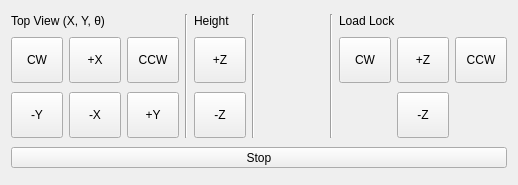
<?xml version="1.0" encoding="UTF-8"?>
<ui version="4.0">
 <class>REIXSSampleChamberButtonPanel</class>
 <widget class="QWidget" name="REIXSSampleChamberButtonPanel">
  <property name="geometry">
   <rect>
    <x>0</x>
    <y>0</y>
    <width>518</width>
    <height>185</height>
   </rect>
  </property>
  <property name="sizePolicy">
   <sizepolicy hsizetype="Preferred" vsizetype="Fixed">
    <horstretch>0</horstretch>
    <verstretch>0</verstretch>
   </sizepolicy>
  </property>
  <property name="windowTitle">
   <string>Form</string>
  </property>
  <layout class="QGridLayout" name="gridLayout">
   <item row="0" column="0" colspan="3">
    <widget class="QLabel" name="sampleLabel1">
     <property name="sizePolicy">
      <sizepolicy hsizetype="Preferred" vsizetype="Fixed">
       <horstretch>0</horstretch>
       <verstretch>0</verstretch>
      </sizepolicy>
     </property>
     <property name="text">
      <string>Top View (X, Y, θ)</string>
     </property>
    </widget>
   </item>
   <item row="0" column="3" rowspan="3">
    <widget class="Line" name="line">
     <property name="orientation">
      <enum>Qt::Vertical</enum>
     </property>
    </widget>
   </item>
   <item row="0" column="4">
    <widget class="QLabel" name="sampleLabel2">
     <property name="sizePolicy">
      <sizepolicy hsizetype="Preferred" vsizetype="Fixed">
       <horstretch>0</horstretch>
       <verstretch>0</verstretch>
      </sizepolicy>
     </property>
     <property name="text">
      <string>Height</string>
     </property>
    </widget>
   </item>
   <item row="0" column="5" rowspan="3">
    <widget class="Line" name="line2">
     <property name="orientation">
      <enum>Qt::Vertical</enum>
     </property>
    </widget>
   </item>
   <item row="0" column="7" rowspan="3">
    <widget class="Line" name="line2_2">
     <property name="orientation">
      <enum>Qt::Vertical</enum>
     </property>
    </widget>
   </item>
   <item row="0" column="8" colspan="3">
    <widget class="QLabel" name="loadLockLabel">
     <property name="sizePolicy">
      <sizepolicy hsizetype="Preferred" vsizetype="Fixed">
       <horstretch>0</horstretch>
       <verstretch>0</verstretch>
      </sizepolicy>
     </property>
     <property name="text">
      <string>Load Lock</string>
     </property>
    </widget>
   </item>
   <item row="1" column="0">
    <widget class="AMControlMoveButton" name="sampleCW">
     <property name="minimumSize">
      <size>
       <width>52</width>
       <height>46</height>
      </size>
     </property>
     <property name="maximumSize">
      <size>
       <width>52</width>
       <height>46</height>
      </size>
     </property>
     <property name="font">
      <font>
       <pointsize>9</pointsize>
      </font>
     </property>
     <property name="text">
      <string>CW</string>
     </property>
     <property name="icon">
      <iconset resource="../../icons/icons.qrc">
       <normaloff>:/22x22/arrow-CW.png</normaloff>:/22x22/arrow-CW.png</iconset>
     </property>
     <property name="iconSize">
      <size>
       <width>22</width>
       <height>22</height>
      </size>
     </property>
     <property name="toolButtonStyle">
      <enum>Qt::ToolButtonTextUnderIcon</enum>
     </property>
    </widget>
   </item>
   <item row="1" column="1">
    <widget class="AMControlMoveButton" name="sampleXup">
     <property name="minimumSize">
      <size>
       <width>52</width>
       <height>46</height>
      </size>
     </property>
     <property name="maximumSize">
      <size>
       <width>52</width>
       <height>46</height>
      </size>
     </property>
     <property name="font">
      <font>
       <pointsize>9</pointsize>
      </font>
     </property>
     <property name="text">
      <string>+X</string>
     </property>
     <property name="icon">
      <iconset resource="../../icons/icons.qrc">
       <normaloff>:/22x22/go-up-dark.png</normaloff>:/22x22/go-up-dark.png</iconset>
     </property>
     <property name="iconSize">
      <size>
       <width>22</width>
       <height>22</height>
      </size>
     </property>
     <property name="toolButtonStyle">
      <enum>Qt::ToolButtonTextUnderIcon</enum>
     </property>
    </widget>
   </item>
   <item row="1" column="2">
    <widget class="AMControlMoveButton" name="sampleCCW">
     <property name="minimumSize">
      <size>
       <width>52</width>
       <height>46</height>
      </size>
     </property>
     <property name="maximumSize">
      <size>
       <width>52</width>
       <height>46</height>
      </size>
     </property>
     <property name="font">
      <font>
       <pointsize>9</pointsize>
      </font>
     </property>
     <property name="text">
      <string>CCW</string>
     </property>
     <property name="icon">
      <iconset resource="../../icons/icons.qrc">
       <normaloff>:/22x22/arrow-CCW.png</normaloff>:/22x22/arrow-CCW.png</iconset>
     </property>
     <property name="iconSize">
      <size>
       <width>22</width>
       <height>22</height>
      </size>
     </property>
     <property name="toolButtonStyle">
      <enum>Qt::ToolButtonTextUnderIcon</enum>
     </property>
    </widget>
   </item>
   <item row="1" column="4">
    <widget class="AMControlMoveButton" name="sampleZup">
     <property name="minimumSize">
      <size>
       <width>52</width>
       <height>46</height>
      </size>
     </property>
     <property name="maximumSize">
      <size>
       <width>52</width>
       <height>46</height>
      </size>
     </property>
     <property name="font">
      <font>
       <pointsize>9</pointsize>
      </font>
     </property>
     <property name="text">
      <string>+Z</string>
     </property>
     <property name="icon">
      <iconset resource="../../icons/icons.qrc">
       <normaloff>:/22x22/go-up-dark.png</normaloff>:/22x22/go-up-dark.png</iconset>
     </property>
     <property name="iconSize">
      <size>
       <width>22</width>
       <height>22</height>
      </size>
     </property>
     <property name="toolButtonStyle">
      <enum>Qt::ToolButtonTextUnderIcon</enum>
     </property>
    </widget>
   </item>
   <item row="1" column="6">
    <spacer name="horizontalSpacer">
     <property name="orientation">
      <enum>Qt::Horizontal</enum>
     </property>
     <property name="sizeHint" stdset="0">
      <size>
       <width>40</width>
       <height>10</height>
      </size>
     </property>
    </spacer>
   </item>
   <item row="1" column="8">
    <widget class="AMControlMoveButton" name="loadLockCW">
     <property name="minimumSize">
      <size>
       <width>52</width>
       <height>46</height>
      </size>
     </property>
     <property name="maximumSize">
      <size>
       <width>52</width>
       <height>46</height>
      </size>
     </property>
     <property name="font">
      <font>
       <pointsize>9</pointsize>
      </font>
     </property>
     <property name="text">
      <string>CW</string>
     </property>
     <property name="icon">
      <iconset resource="../../icons/icons.qrc">
       <normaloff>:/22x22/arrow-CW.png</normaloff>:/22x22/arrow-CW.png</iconset>
     </property>
     <property name="iconSize">
      <size>
       <width>22</width>
       <height>22</height>
      </size>
     </property>
     <property name="toolButtonStyle">
      <enum>Qt::ToolButtonTextUnderIcon</enum>
     </property>
    </widget>
   </item>
   <item row="1" column="9">
    <widget class="AMControlMoveButton" name="loadLockZup">
     <property name="minimumSize">
      <size>
       <width>52</width>
       <height>46</height>
      </size>
     </property>
     <property name="maximumSize">
      <size>
       <width>52</width>
       <height>46</height>
      </size>
     </property>
     <property name="font">
      <font>
       <pointsize>9</pointsize>
      </font>
     </property>
     <property name="text">
      <string>+Z</string>
     </property>
     <property name="icon">
      <iconset resource="../../icons/icons.qrc">
       <normaloff>:/22x22/go-up-dark.png</normaloff>:/22x22/go-up-dark.png</iconset>
     </property>
     <property name="iconSize">
      <size>
       <width>22</width>
       <height>22</height>
      </size>
     </property>
     <property name="toolButtonStyle">
      <enum>Qt::ToolButtonTextUnderIcon</enum>
     </property>
    </widget>
   </item>
   <item row="1" column="10">
    <widget class="AMControlMoveButton" name="loadLockCCW">
     <property name="minimumSize">
      <size>
       <width>52</width>
       <height>46</height>
      </size>
     </property>
     <property name="maximumSize">
      <size>
       <width>52</width>
       <height>46</height>
      </size>
     </property>
     <property name="font">
      <font>
       <pointsize>9</pointsize>
      </font>
     </property>
     <property name="text">
      <string>CCW</string>
     </property>
     <property name="icon">
      <iconset resource="../../icons/icons.qrc">
       <normaloff>:/22x22/arrow-CCW.png</normaloff>:/22x22/arrow-CCW.png</iconset>
     </property>
     <property name="iconSize">
      <size>
       <width>22</width>
       <height>22</height>
      </size>
     </property>
     <property name="toolButtonStyle">
      <enum>Qt::ToolButtonTextUnderIcon</enum>
     </property>
    </widget>
   </item>
   <item row="2" column="0">
    <widget class="AMControlMoveButton" name="sampleYdown">
     <property name="minimumSize">
      <size>
       <width>52</width>
       <height>46</height>
      </size>
     </property>
     <property name="maximumSize">
      <size>
       <width>52</width>
       <height>46</height>
      </size>
     </property>
     <property name="font">
      <font>
       <pointsize>9</pointsize>
      </font>
     </property>
     <property name="text">
      <string>-Y</string>
     </property>
     <property name="icon">
      <iconset resource="../../icons/icons.qrc">
       <normaloff>:/22x22/go-previous-dark.png</normaloff>:/22x22/go-previous-dark.png</iconset>
     </property>
     <property name="iconSize">
      <size>
       <width>22</width>
       <height>22</height>
      </size>
     </property>
     <property name="toolButtonStyle">
      <enum>Qt::ToolButtonTextUnderIcon</enum>
     </property>
    </widget>
   </item>
   <item row="2" column="1">
    <widget class="AMControlMoveButton" name="sampleXdown">
     <property name="minimumSize">
      <size>
       <width>52</width>
       <height>46</height>
      </size>
     </property>
     <property name="maximumSize">
      <size>
       <width>52</width>
       <height>46</height>
      </size>
     </property>
     <property name="font">
      <font>
       <pointsize>9</pointsize>
      </font>
     </property>
     <property name="text">
      <string>-X</string>
     </property>
     <property name="icon">
      <iconset resource="../../icons/icons.qrc">
       <normaloff>:/22x22/go-down-dark.png</normaloff>:/22x22/go-down-dark.png</iconset>
     </property>
     <property name="iconSize">
      <size>
       <width>22</width>
       <height>22</height>
      </size>
     </property>
     <property name="toolButtonStyle">
      <enum>Qt::ToolButtonTextUnderIcon</enum>
     </property>
    </widget>
   </item>
   <item row="2" column="2">
    <widget class="AMControlMoveButton" name="sampleYup">
     <property name="minimumSize">
      <size>
       <width>52</width>
       <height>46</height>
      </size>
     </property>
     <property name="maximumSize">
      <size>
       <width>52</width>
       <height>46</height>
      </size>
     </property>
     <property name="font">
      <font>
       <pointsize>9</pointsize>
      </font>
     </property>
     <property name="text">
      <string>+Y</string>
     </property>
     <property name="icon">
      <iconset resource="../../icons/icons.qrc">
       <normaloff>:/22x22/go-next-dark.png</normaloff>:/22x22/go-next-dark.png</iconset>
     </property>
     <property name="iconSize">
      <size>
       <width>22</width>
       <height>22</height>
      </size>
     </property>
     <property name="toolButtonStyle">
      <enum>Qt::ToolButtonTextUnderIcon</enum>
     </property>
    </widget>
   </item>
   <item row="2" column="4">
    <widget class="AMControlMoveButton" name="sampleZdown">
     <property name="minimumSize">
      <size>
       <width>52</width>
       <height>46</height>
      </size>
     </property>
     <property name="maximumSize">
      <size>
       <width>52</width>
       <height>46</height>
      </size>
     </property>
     <property name="font">
      <font>
       <pointsize>9</pointsize>
      </font>
     </property>
     <property name="text">
      <string>-Z</string>
     </property>
     <property name="icon">
      <iconset resource="../../icons/icons.qrc">
       <normaloff>:/22x22/go-down-dark.png</normaloff>:/22x22/go-down-dark.png</iconset>
     </property>
     <property name="iconSize">
      <size>
       <width>22</width>
       <height>22</height>
      </size>
     </property>
     <property name="toolButtonStyle">
      <enum>Qt::ToolButtonTextUnderIcon</enum>
     </property>
    </widget>
   </item>
   <item row="2" column="9">
    <widget class="AMControlMoveButton" name="loadLockZdown">
     <property name="minimumSize">
      <size>
       <width>52</width>
       <height>46</height>
      </size>
     </property>
     <property name="maximumSize">
      <size>
       <width>52</width>
       <height>46</height>
      </size>
     </property>
     <property name="font">
      <font>
       <pointsize>9</pointsize>
      </font>
     </property>
     <property name="text">
      <string>-Z</string>
     </property>
     <property name="icon">
      <iconset resource="../../icons/icons.qrc">
       <normaloff>:/22x22/go-down-dark.png</normaloff>:/22x22/go-down-dark.png</iconset>
     </property>
     <property name="iconSize">
      <size>
       <width>22</width>
       <height>22</height>
      </size>
     </property>
     <property name="toolButtonStyle">
      <enum>Qt::ToolButtonTextUnderIcon</enum>
     </property>
    </widget>
   </item>
   <item row="3" column="0" colspan="11">
    <widget class="QToolButton" name="stopAll">
     <property name="sizePolicy">
      <sizepolicy hsizetype="MinimumExpanding" vsizetype="Fixed">
       <horstretch>0</horstretch>
       <verstretch>0</verstretch>
      </sizepolicy>
     </property>
     <property name="text">
      <string>Stop</string>
     </property>
     <property name="icon">
      <iconset resource="../../icons/icons.qrc">
       <normaloff>:/stop.png</normaloff>:/stop.png</iconset>
     </property>
     <property name="iconSize">
      <size>
       <width>32</width>
       <height>32</height>
      </size>
     </property>
     <property name="toolButtonStyle">
      <enum>Qt::ToolButtonIconOnly</enum>
     </property>
    </widget>
   </item>
  </layout>
 </widget>
 <customwidgets>
  <customwidget>
   <class>AMControlMoveButton</class>
   <extends>QToolButton</extends>
   <header>ui/beamline/AMControlMoveButton.h</header>
  </customwidget>
 </customwidgets>
 <resources>
  <include location="../../icons/icons.qrc"/>
 </resources>
 <connections/>
</ui>
